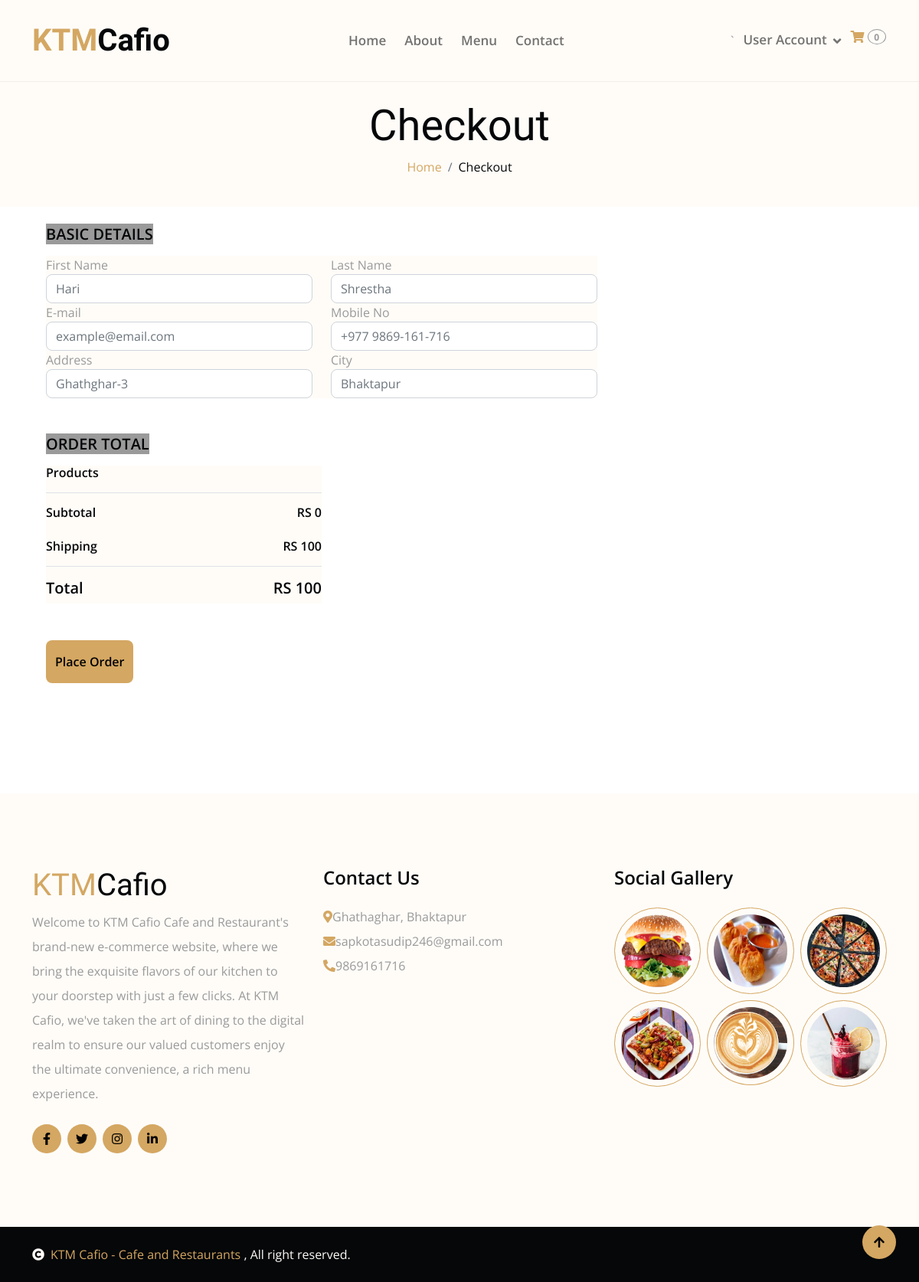
The app's page /checkout, older data.
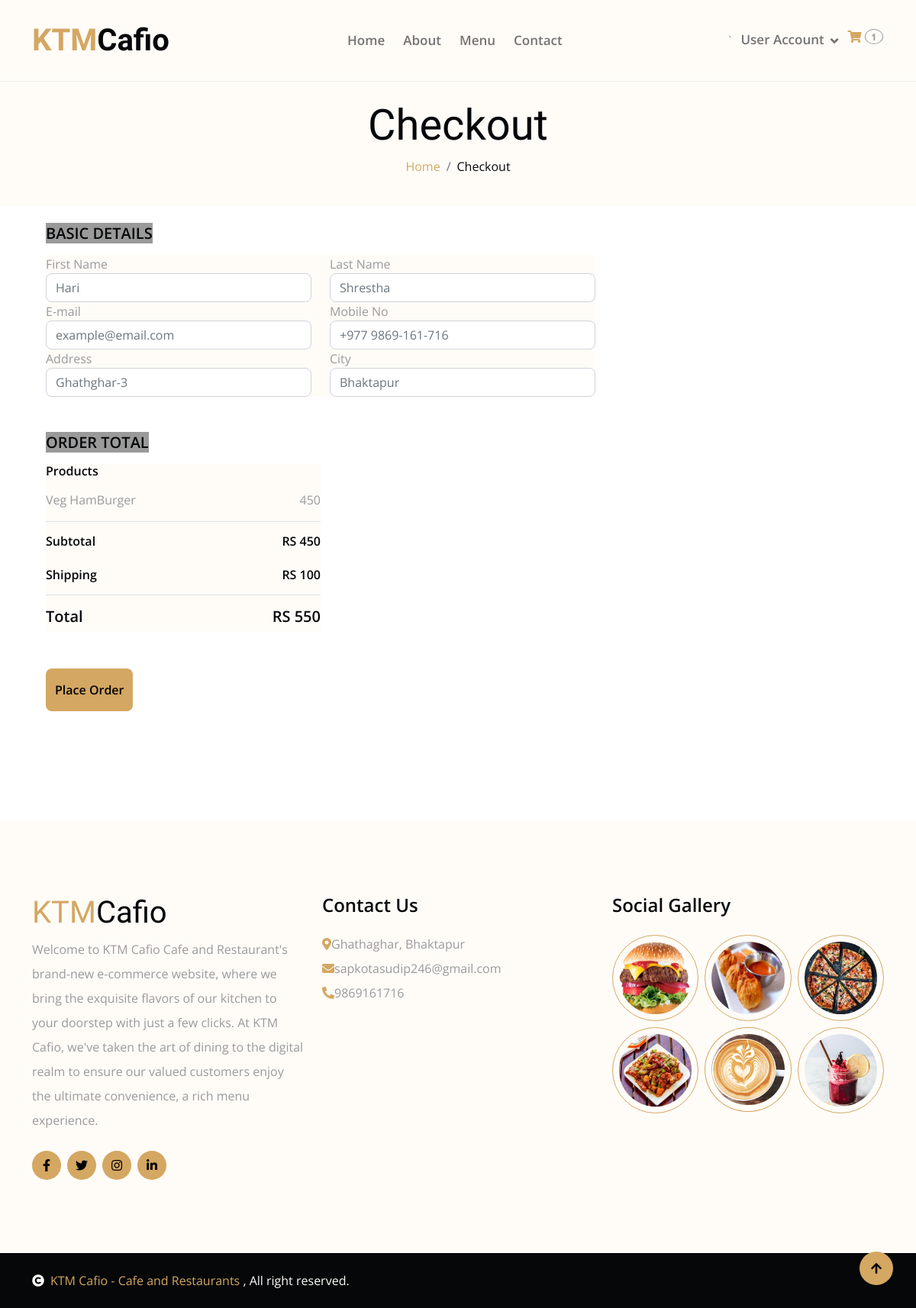
The same page, newer data.
### home/models.py (models this page shows, shortened)
class Information(models.Model):
    address= models.CharField(max_length = 400)
    phone = models.CharField(max_length= 50)
    email = models.EmailField(max_length = 500)

class Cart(models.Model):
    username = models.CharField(max_length = 300)
    slug = models.CharField(max_length= 300)
    quantity = models.IntegerField()
    total = models.IntegerField()
    date = models.DateTimeField(auto_now_add= True)
    checkout = models.BooleanField(default = False)
    items = models.ForeignKey(MenuItem, on_delete = models.CASCADE)

class MenuItem(models.Model):
    category = models.ForeignKey(MenuCategory, on_delete=models.CASCADE)
    name = models.CharField(max_length=100)
    price = models.IntegerField()
    description = models.TextField()
    slug = models.CharField(max_length=500, unique=True)
    labels = models.CharField(choices=LABELS, max_length=50, blank = True)

### home/views.py (the view, shortened to what this page needs)
# urls.py: path('checkout', CheckoutView.as_view(), name='checkout'),
class CheckoutView(BaseView):
    def get(self, request):
            username = request.user.username
            self.views["cart_counts"] = count_cart(request)
            self.views['orders'] = Cart.objects.filter(username=username)
            s = 0
            for i in self.views["orders"]:
                s = s + i.total
            self.views["sub_total"] = s
            self.views['delivery_charge'] = 100
            self.views['grand_total'] = s + 100
            return render(request, 'checkout.html', self.views)

### home/views.py (called while the page is built)
def count_cart(request):
    username = request.user.username
    cart_count = Cart.objects.filter(checkout = False, username = username).count()
    return cart_count

### templates/checkout.html (shortened to what the changed rows need)
{% extends 'base.html' %}
{% block content %}
            <div class="hero bg-light py-4 my-4 mt-0 text-center">
                <div class="container">
                    <h1 class="display-4 mb-2">Checkout</h1>
                </div>
            </div>
    <div class="container-fluid">
        <div class="row px-xl-5">
            <form method = "POST" action = "place-order">
            <div class="col-lg-4">
                <div class="bg-light p-30 mb-5">
                    <div class="border-bottom">
                        <h6 class="mb-3">Products</h6>
                        {% for order in orders %}
                        <div class="d-flex justify-content-between">
                             {{order.items.name}}
                            <p>{{order.items.price}}</p>
                        </div>
                        {% endfor %}
                    </div>
                    <div class="border-bottom pt-3 pb-2">
                        <div class="d-flex justify-content-between mb-3">
                            <h6>Subtotal</h6>
                            <h6>RS {{sub_total}}</h6>
                        </div>
                    </div>
                    <div class="pt-2">
                        <div class="d-flex justify-content-between mt-2">
                            <h5>Total</h5>
                            <h5>RS {{grand_total}}</h5>
                        </div>
                    </div>
                </div>
            </div>
            </form>
        </div>
    </div>
{% endblock %}

### templates/base.html (shortened to what the changed rows need)
<!DOCTYPE html>
{% load static %}
<html lang="en" xmlns="http://www.w3.org/1999/html">
    <head>
        <link rel="stylesheet" href="https://use.fontawesome.com/releases/v5.15.4/css/all.css"/>
        <link href="https://cdn.jsdelivr.net/npm/bootstrap-icons@1.4.1/font/bootstrap-icons.css" rel="stylesheet">
        <link href="{% static 'lib/animate/animate.min.css' %}" rel="stylesheet">
        <link href="{% static 'lib/lightbox/css/lightbox.min.css' %}" rel="stylesheet">
        <link href="{% static 'lib/owlcarousel/owl.carousel.min.css' %}" rel="stylesheet">
        <link href="{% static 'css/bootstrap.min.css' %}" rel="stylesheet">
        <link href="{% static 'css/style.css' %}" rel="stylesheet">
    </head>
    <body>
        <div class="container-fluid nav-bar">
            <div class="container">
                <nav class="navbar navbar-light navbar-expand-lg py-4">
                    <a href="index.html" class="navbar-brand">
                        <h1 class="text-primary fw-bold mb-0">KTM<span class="text-dark">Cafio</span> </h1>
                    </a>
                    <div class="collapse navbar-collapse" id="navbarCollapse">
                        <div class="btn-group">
                            <a href="/cart" class="btn px-0 ml-3">
                                <i class="fas fa-shopping-cart text-primary"></i>
                                <span class="badge text-secondary border border-secondary rounded-circle" style="padding-bottom: 2px;">{{cart_counts}}</span>
                            </a></div>
                </nav>
            </div>
        </div>
    {% block content %}
    {% endblock %}
<div class="container-fluid footer py-6 my-6 mb-0 bg-light wow bounceInUp" data-wow-delay="0.1s">
    <div class="container">
        <div class="row">
            <div class="col-lg-4 col-md-6">
                <div class="footer-item">
                    <h1 class="text-primary">KTM<span class="text-dark">Cafio</span></h1>
                </div>
            </div>
            <div class="col-lg-4 col-md-6">
                <div class="footer-item">
                    {% for info in information %}
                    <div class="bg-light p-30 mb-3">
                        <p class="mb-2"><i class="fa fa-map-marker-alt text-primary mr-3"></i>{{info.address}}</p>
                        <p class="mb-2"><i class="fa fa-envelope text-primary mr-3"></i>{{info.email}}</p>
                        <p class="mb-2"><i class="fa fa-phone-alt text-primary mr-3"></i>{{info.phone}}</p>
                    </div>
                    {% endfor %}
                </div>
            </div>
        </div>
    </div>
</div>
    </body>
</html>

Row changes from the older to the newer data that the page shows:
added Cart: items.name "Veg HamBurger", items.price "450"
Text that changed along with them:
{{ cart_counts }}: "0" → "1"
{{ sub_total }}: "0" → "450"
{{ grand_total }}: "100" → "550"
